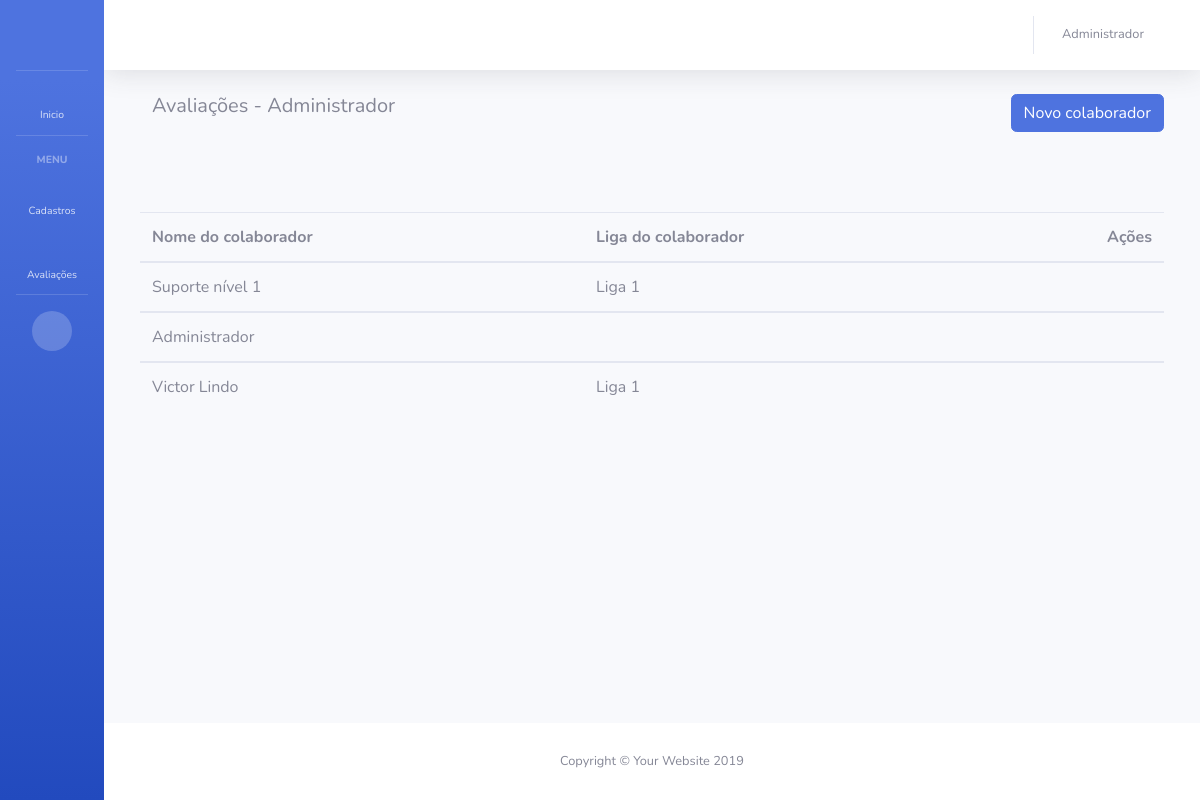
The app's page /colaboradores/ (signed in) with its own data.
### app_maxliga/models.py (models this page shows, shortened)
class Colaborador(models.Model):
    usuario = models.OneToOneField(User, on_delete=models.SET_NULL, blank=True, null=True, verbose_name='Usuário')
    departamento = models.ForeignKey(Departamento, on_delete=models.SET_NULL, blank=True, null=True, verbose_name='Cargo do colaborador')
    liga = models.ForeignKey(Liga, on_delete=models.SET_NULL, blank=True, null=True, verbose_name='Liga do colaborador')
    nome = models.CharField('Nome do funcionário', max_length=128)
    data_cadastro = models.DateTimeField('Data de criação', auto_now_add=True)
    pontuacao = models.FloatField('Pontuação colaborador', blank=True, default=0)
    maxcoins = models.FloatField('MaxCoins colaborador', blank=True, default=0)
    def __str__(self):
        return self.nome

class Liga(models.Model):
    nome = models.CharField('Nome da liga', max_length=128)

### app_maxliga/views.py (the view)
# urls.py: path('colaboradores/', lista_colaboradores, name='lista_colaboradores'),
@login_required
def lista_colaboradores(request):
    user = request.user.id
    colaborador = Colaborador.objects.get(usuario=user)
    colaboradores = Colaborador.objects.all()
    print(colaboradores)
    data = {
        'colaborador': colaborador,
        'colaboradores': colaboradores
    }
    return render(request, 'app_maxliga/lista_colaboradores.html', data)

### app_maxliga/templates/app_maxliga/lista_colaboradores.html
{% extends 'base.html' %}
{% block BodyHeading %}
{% if colaborador.departamento.admin == True %}
    <div class="container">
        <div class="row">
            <div class="col">
                <h5>Avaliações - {{colaborador}}</h5>
            </div>
            <div class="text-right">
                <a href="{% url 'cadastro_colaborador' %}" class="btn btn-primary btn-block" role="button">Novo colaborador</a>
            </div>
        </div>
        <div class="row" style="margin-top:80px;">
            <table class="table">
                <thead>
                <tr>
                    <th scope="col">Nome do colaborador</th>
                    <th scope="col">Liga do colaborador</th>
                    <th class="text-right" scope="col">Ações</th>
                </tr>
                </thead>
                {% for colaborador in colaboradores %}
                <tbody>
                <tr>
                    <td>{{ colaborador.nome }}</td>
                    <td>{{ colaborador.liga.nome }}</td>
                    <td class="text-right">
                        <a href="#">
                            <i class="fas fa-pen fa-fw" style="color: rgb(50, 48, 155);"></i>
                        </a>
                        <a href="#">
                            <i class="fas fa-trash fa-fw" style="color: rgb(230, 17, 17);"></i>
                        </a>
                    </td>
                </tr>
                </tbody>
                {% endfor %}
            </table>
        </div>
    </div>
{% endif %}
{% endblock %}

### app_maxliga/templates/base.html (shortened to what this page needs)
{% load static %}
<!DOCTYPE html>
<html lang="en">
<head>
  <link href="{% static 'vendor/fontawesome-free/css/all.min.css' %}" rel="stylesheet" type="text/css">
  <link href="{% static 'css/sb-admin-2.min.css' %}" rel="stylesheet">
</head>
<body id="page-top">
  <div id="wrapper">
    <ul class="navbar-nav bg-gradient-primary sidebar sidebar-dark accordion toggled" id="accordionSidebar">
      <a class="sidebar-brand d-flex align-items-center justify-content-center" href="{% url 'home' %}">
        <div class="sidebar-brand-icon">
          <i class="fas fa-fighter-jet"></i>
        </div>
      </a>
      <hr class="sidebar-divider my-0">
      <li class="nav-item">
        <a class="nav-link" href="{% url 'home' %}">
          <i class="fas fa-fw fa-tachometer-alt"></i>
          <span>Inicio</span></a>
      </li>
      <hr class="sidebar-divider">
      <div class="sidebar-heading">
        Menu
      </div>
      {% if colaborador.departamento.admin == True %}
      <li class="nav-item">
        <a class="nav-link collapsed" href="#" data-toggle="collapse" data-target="#collapseUtilities" aria-expanded="true" aria-controls="collapseUtilities">
          <i class="fas fa-fw fa-wrench"></i>
          <span>Cadastros</span>
        </a>
      </li>
      {% endif %}
      <li class="nav-item">
        <a class="nav-link collapsed" href="#" data-toggle="collapse" data-target="#collapsePages" aria-expanded="true" aria-controls="collapsePages">
          <i class="fas fa-fw fa-table"></i>
          <span>Avaliações</span>
        </a>
      </li>
      <hr class="sidebar-divider d-none d-md-block">
      <div class="text-center d-none d-md-inline">
        <button class="rounded-circle border-0" id="sidebarToggle"></button>
      </div>
    </ul>
    <div id="content-wrapper" class="d-flex flex-column">
      <div id="content">
        <nav class="navbar navbar-expand navbar-light bg-white topbar mb-4 static-top shadow">
          <ul class="navbar-nav ml-auto">
            <li class="nav-item dropdown no-arrow mx-1">
              <a class="nav-link dropdown-toggle" href="#" id="alertsDropdown" role="button" data-toggle="dropdown" aria-haspopup="true" aria-expanded="false">
                <i class="fas fa-bell fa-fw"></i>
              </a>
            </li>
            <li class="nav-item dropdown no-arrow">
              <a class="nav-link dropdown-toggle" href="#" id="userDropdown" role="button" data-toggle="dropdown" aria-haspopup="true" aria-expanded="false">
                <span class="mr-2 d-none d-lg-inline text-gray-600 small">{{ colaborador.nome }}</span>
                <i class="fas fa-user fa-fw"></i>
              </a>
            </li>
          </ul>
        </nav>
        <div class="container-fluid">
          {% block BodyHeading %}
          {% endblock %}
        </div>
      </div>
      <footer class="sticky-footer bg-white">
        <div class="container my-auto">
          <div class="copyright text-center my-auto">
            <span>Copyright &copy; Your Website 2019</span>
          </div>
        </div>
      </footer>
    </div>
  </div>
</body>
</html>

### records on screen
Colaborador: nome "Administrador"
Colaborador: nome "Suporte nível 1", liga.nome "Liga 1"
Colaborador: nome "Victor Lindo", liga.nome "Liga 1"
